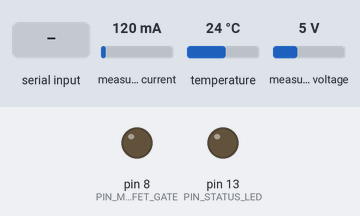
The sketch below on a simulated Arduino Uno, built with avr-gcc and run on an emulated ATmega328P. Shown: output pins drawn as LEDs (lit = HIGH). The inputs (shaded band) are chosen by the test bench; at power-on: measured current 120 mA, temperature 24 °C, measured voltage 5 V. What the sketch prints to the serial monitor is not drawn.

Above: at 1.2 s.
1.3 s: "LOAD:ON\n" received over Serial
2.9 s: "LOAD:OFF\n" received over Serial
7.0 s: "STATUS\n" received over Serial
Timing chart, 0 to 10.0 s (numbered marks = the images above; inputs shaded):
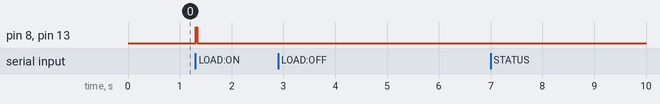

Measured:
- after the input at 1.3 s, pin 8 (PIN_MOSFET_GATE), pin 13 (PIN_STATUS_LED): LOW → HIGH at once, → LOW 0.03 s later
- after the input at 2.9 s, every drawn part: stays the same
- after the input at 7.0 s, every drawn part: stays the same

The sketch:

smartcell_arduino.ino
```cpp
/*
  SmartCell — Battery Testing System Firmware for Arduino Uno
  Hardware:
    - Arduino Uno Rev3
    - Adafruit INA219 DC Voltage & Current Sensor (I2C: A4/SDA, A5/SCL)
    - DS18B20 Digital Temperature Sensor (1-Wire: Digital Pin 2 with 4.7k pullup)
    - MOSFET Gate Control (Digital Pin 7, Active HIGH, Default: LOW / OFF)
    - 18650 3.7V Li-ion Cell Holder

  Serial Protocol (9600 baud, 8N1):
    Outputs 1 JSON object per line every 1000 ms:
    {"type":"measurement","voltage_V":3.720,"current_mA":125.40,"power_mW":466.49,"temperature_C":28.50,"load_state":"OFF","uptime_s":12}

    Sensor error notice:
    {"type":"error","sensor":"DS18B20","message":"Sensor disconnected or invalid CRC"}

    Incoming Commands:
    - "LOAD:ON"     -> Turns MOSFET load ON (with 10-second automatic safety cutoff)
    - "LOAD:OFF"    -> Immediately disables MOSFET load (Gate LOW)
    - "STATUS"      -> Reports hardware check status

  Libraries Required (Install via Arduino IDE Library Manager):
    1. "Adafruit INA219" by Adafruit
    2. "OneWire" by Paul Stoffregen
    3. "DallasTemperature" by Miles Burton
*/

#include <Wire.h>
#include <Adafruit_INA219.h>
#include <OneWire.h>
#include <DallasTemperature.h>

// --- Pin Definitions ---
const uint8_t PIN_ONEWIRE = 7;       // DS18B20 1-Wire data pin (matches D7 pinout, requires 4.7k pullup to 5V)
const uint8_t PIN_MOSFET_GATE = 8;   // N-Channel MOSFET Gate control (via 100 ohm resistor & 10k pulldown to GND)
const uint8_t PIN_STATUS_LED = 13;   // Onboard LED indicates active load or status

// --- Safety & Timing Constants ---
const unsigned long TELEMETRY_INTERVAL_MS = 1000;    // Telemetry rate: 1 Hz
const unsigned long MAX_LOAD_PULSE_MS = 8000;        // Maximum continuous load pulse (safety watchdog)
const float MIN_PLAUSIBLE_VOLTAGE_V = 0.50;          // Below 0.5V indicates disconnected probe
const float MAX_INA219_CURRENT_MA = 3150.0;          // INA219 0.1 ohm shunt ADC saturation bound

// --- Sensor Objects ---
Adafruit_INA219 ina219;
OneWire oneWire(PIN_ONEWIRE);
DallasTemperature dallasSensors(&oneWire);

// --- Operational State ---
bool ina219_present = false;
bool ds18b20_present = false;
bool oled_present = false;
bool load_active = false;
unsigned long load_start_time = 0;
unsigned long last_telemetry_time = 0;
unsigned long start_time_ms = 0;

// Buffer for incoming serial commands
String inputBuffer = "";

// Helper to check if I2C address ACKs
bool checkI2CAddress(uint8_t addr) {
  Wire.beginTransmission(addr);
  return (Wire.endTransmission() == 0);
}

void setup() {
  // 1. Safety First: Ensure MOSFET load is driven LOW immediately
  pinMode(PIN_MOSFET_GATE, OUTPUT);
  digitalWrite(PIN_MOSFET_GATE, LOW);
  load_active = false;

  pinMode(PIN_STATUS_LED, OUTPUT);
  digitalWrite(PIN_STATUS_LED, LOW);

  // 2. Initialize Serial at 9600 baud
  Serial.begin(9600);
  while (!Serial && millis() < 3000) {
    ; // Wait for USB connection
  }

  // Initialize I2C Bus
  Wire.begin();

  // 3. Initialize INA219 Voltage/Current Sensor (default 0x40)
  if (ina219.begin()) {
    ina219_present = true;
    ina219.setCalibration_32V_2A();
  } else {
    ina219_present = false;
    Serial.println(F("{\"type\":\"error\",\"sensor\":\"INA219\",\"message\":\"Sensor not detected on I2C (0x40). Check SDA/SCL wiring.\"}"));
  }

  // 4. Probe for OLED Display on common I2C addresses 0x3C or 0x3D
  oled_present = checkI2CAddress(0x3C) || checkI2CAddress(0x3D);

  // 5. Initialize DS18B20 Temperature Sensor on Pin D7
  dallasSensors.begin();
  uint8_t deviceCount = dallasSensors.getDeviceCount();
  if (deviceCount > 0) {
    ds18b20_present = true;
    dallasSensors.setResolution(11); // 11-bit resolution = 0.125°C step (~375ms conversion)
    dallasSensors.setWaitForConversion(false); // Non-blocking reads
    dallasSensors.requestTemperatures();
  } else {
    ds18b20_present = false;
    Serial.println(F("{\"type\":\"error\",\"sensor\":\"DS18B20\",\"message\":\"No 1-Wire device found on Pin D7. Check 4.7k pullup resistor.\"}"));
  }

  start_time_ms = millis();
  last_telemetry_time = millis();

  // 6. Send initial boot status
  Serial.print(F("{\"type\":\"status\",\"device\":\"SmartCell Arduino Uno\",\"ina219\":"));
  Serial.print(ina219_present ? F("true") : F("false"));
  Serial.print(F(",\"ds18b20\":"));
  Serial.print(ds18b20_present ? F("true") : F("false"));
  Serial.print(F(",\"oled\":"));
  Serial.print(oled_present ? F("true") : F("false"));
  Serial.print(F(",\"load_state\":\"OFF\",\"firmware_ver\":\"2.1.0\"}\n"));
}

void loop() {
  unsigned long now = millis();

  // --- 1. Process Incoming Serial Commands ---
  while (Serial.available() > 0) {
    char c = (char)Serial.read();
    if (c == '\n' || c == '\r') {
      if (inputBuffer.length() > 0) {
        processCommand(inputBuffer);
        inputBuffer = "";
      }
    } else {
      if (inputBuffer.length() < 64) {
        inputBuffer += c;
      }
    }
  }

  // --- 2. Hardware Safety Watchdog for MOSFET Load ---
  if (load_active) {
    if (now - load_start_time >= MAX_LOAD_PULSE_MS) {
      // Automatic safety cutoff if active longer than max pulse limit
      disableLoad("SAFETY_TIMEOUT_EXCEEDED");
    }
  }

  // --- 3. Periodic Telemetry Emission (1 Hz) ---
  if (now - last_telemetry_time >= TELEMETRY_INTERVAL_MS) {
    last_telemetry_time = now;
    emitTelemetry(now);

    // Request next temperature sample asynchronously
    if (ds18b20_present) {
      dallasSensors.requestTemperatures();
    }
  }
}

void processCommand(String cmd) {
  cmd.trim();
  cmd.toUpperCase();

  if (cmd == "LOAD:ON") {
    // Enable load with safety bounds check
    enableLoad();
  } else if (cmd == "LOAD:OFF") {
    disableLoad("USER_REQUEST");
  } else if (cmd == "STATUS") {
    Serial.print(F("{\"type\":\"status\",\"ina219\":"));
    Serial.print(ina219_present ? F("true") : F("false"));
    Serial.print(F(",\"ds18b20\":"));
    Serial.print(ds18b20_present ? F("true") : F("false"));
    Serial.print(F(",\"oled\":"));
    Serial.print(oled_present ? F("true") : F("false"));
    Serial.print(F(",\"load_state\":\""));
    Serial.print(load_active ? F("ON") : F("OFF"));
    Serial.println(F("\"}"));
  }
}

void enableLoad() {
  if (!ina219_present) {
    Serial.println(F("{\"type\":\"error\",\"sensor\":\"LOAD\",\"message\":\"Cannot enable load: INA219 is offline.\"}"));
    return;
  }

  // Measure current voltage before connecting load
  float v_bus = ina219.getBusVoltage_V();
  if (v_bus < MIN_PLAUSIBLE_VOLTAGE_V) {
    Serial.println(F("{\"type\":\"error\",\"sensor\":\"LOAD\",\"message\":\"Cannot enable load: No battery detected (< 0.50 V).\"}"));
    return;
  }

  load_active = true;
  load_start_time = millis();
  digitalWrite(PIN_MOSFET_GATE, HIGH);
  digitalWrite(PIN_STATUS_LED, HIGH);

  Serial.println(F("{\"type\":\"load_status\",\"state\":\"ON\",\"message\":\"MOSFET gate energized. Safety timer active.\"}"));
}

void disableLoad(const char* reason) {
  load_active = false;
  digitalWrite(PIN_MOSFET_GATE, LOW);
  digitalWrite(PIN_STATUS_LED, LOW);

  Serial.print(F("{\"type\":\"load_status\",\"state\":\"OFF\",\"reason\":\""));
  Serial.print(reason);
  Serial.println(F("\"}"));
}

void emitTelemetry(unsigned long now) {
  float voltage_V = 0.0;
  float current_mA = 0.0;
  float power_mW = 0.0;
  bool voltage_valid = false;

  // --- Read INA219 ---
  if (ina219_present) {
    float shunt_mV = ina219.getShuntVoltage_mV();
    float bus_V = ina219.getBusVoltage_V();
    current_mA = ina219.getCurrent_mA();
    voltage_V = bus_V + (shunt_mV / 1000.0);
    power_mW = ina219.getPower_mW();

    // Check physical plausibility
    voltage_valid = (voltage_V >= MIN_PLAUSIBLE_VOLTAGE_V);

    // Over-current safety check
    if (abs(current_mA) >= MAX_INA219_CURRENT_MA && load_active) {
      disableLoad("OVERCURRENT_DETECTED");
      Serial.println(F("{\"type\":\"error\",\"sensor\":\"INA219\",\"message\":\"Overcurrent saturation detected! Load disabled.\"}"));
    }
  }

  // --- Read DS18B20 ---
  float temp_C = -127.0;
  bool temp_valid = false;
  if (ds18b20_present) {
    temp_C = dallasSensors.getTempCByIndex(0);
    if (temp_C > -55.0 && temp_C < 125.0 && temp_C != 85.0) { // 85°C is DS18B20 power-on reset state
      temp_valid = true;
    }
  }

  // --- Build and emit single JSON line ---
  Serial.print(F("{\"type\":\"measurement\",\"voltage_V\":"));
  if (voltage_valid) {
    Serial.print(voltage_V, 3);
  } else {
    Serial.print(F("0.000"));
  }

  Serial.print(F(",\"current_mA\":"));
  Serial.print(current_mA, 2);

  Serial.print(F(",\"power_mW\":"));
  Serial.print(power_mW, 2);

  Serial.print(F(",\"temperature_C\":"));
  if (temp_valid) {
    Serial.print(temp_C, 1);
  } else {
    Serial.print(F("null"));
  }

  Serial.print(F(",\"load_state\":\""));
  Serial.print(load_active ? F("ON") : F("OFF"));

  Serial.print(F("\",\"uptime_s\":"));
  Serial.print((now - start_time_ms) / 1000);

  Serial.println(F("}"));
}
```
